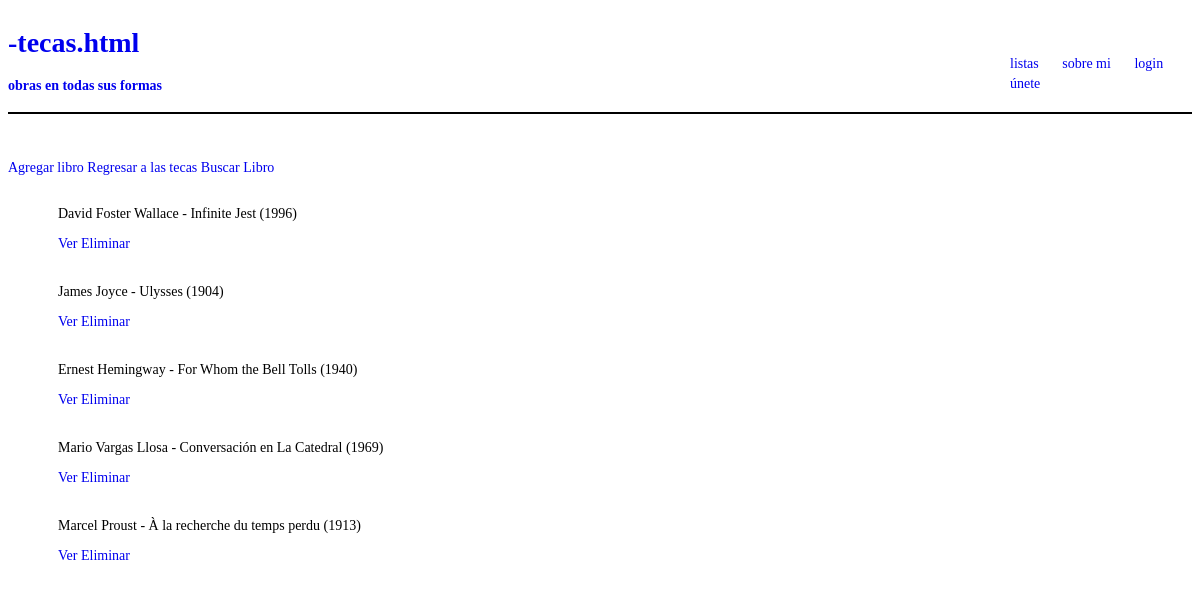
The app's page /lista_libro/, older data.
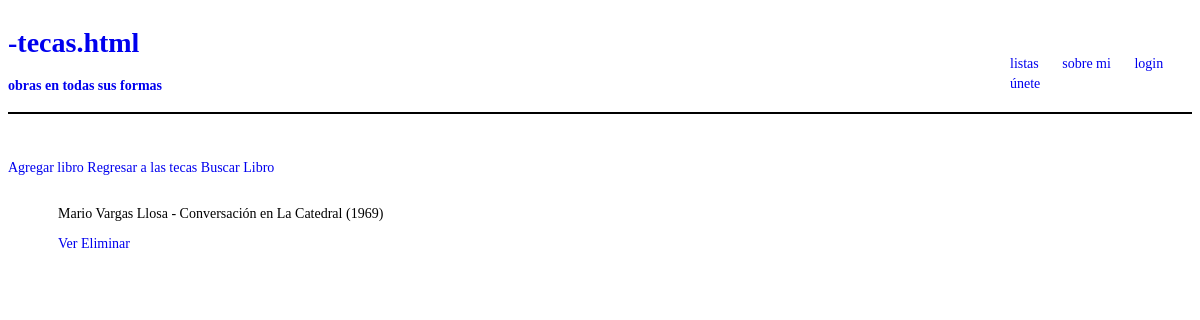
The same page, newer data.
### app_a/models.py (models this page shows, shortened)
class Libro(models.Model):
    titulo = models.CharField(max_length=100)
    anio = models.IntegerField()
    autor = models.CharField(max_length=100)
    pais = models.CharField(max_length=60)
    portada = models.ImageField(upload_to='media/', null=True, blank=True)
    review = RichTextField(blank=True, null=True)

### app_a/views.py (the view)
# urls.py: path('lista_libro/', views.LibroListView.as_view(), name='lista_libro'),
class LibroListView(ListView):
    model = Libro
    template_name = 'libro/lista_libro.html'

### app_a/templates/libro/lista_libro.html (shortened to what this page needs)
{% extends 'tem/base.html' %}
{% block body %}
    <br>
    <a href={% url 'crear_libro' %}>Agregar libro</a>
    <a href={% url 'lista' %}>Regresar a las tecas</a>
    <a href={% url 'buscar_libro' %}>Buscar Libro</a>
    <ul>
        {% for libro in object_list %}
            <li>
                <p>{{libro.autor}} - {{libro.titulo}} ({{libro.anio}})</p>
                <p>
                    <a href={% url 'detalle_libro' libro.id %}>Ver</a>
                    <a href={% url 'eliminar_libro' libro.id %}>Eliminar</a>
                </p>
            </li>
        {% empty %}
            <li><h3>Aún no hay libros registrados</h3></li>
        {% endfor %}
    </ul>
{% endblock %}

Row changes from the older to the newer data that the page shows:
removed Libro: autor "David Foster Wallace", titulo "Infinite Jest", anio "1996"
removed Libro: autor "James Joyce", titulo "Ulysses", anio "1904"
removed Libro: autor "Ernest Hemingway", titulo "For Whom the Bell Tolls", anio "1940"
removed Libro: autor "Marcel Proust", titulo "À la recherche du temps perdu", anio "1913"
